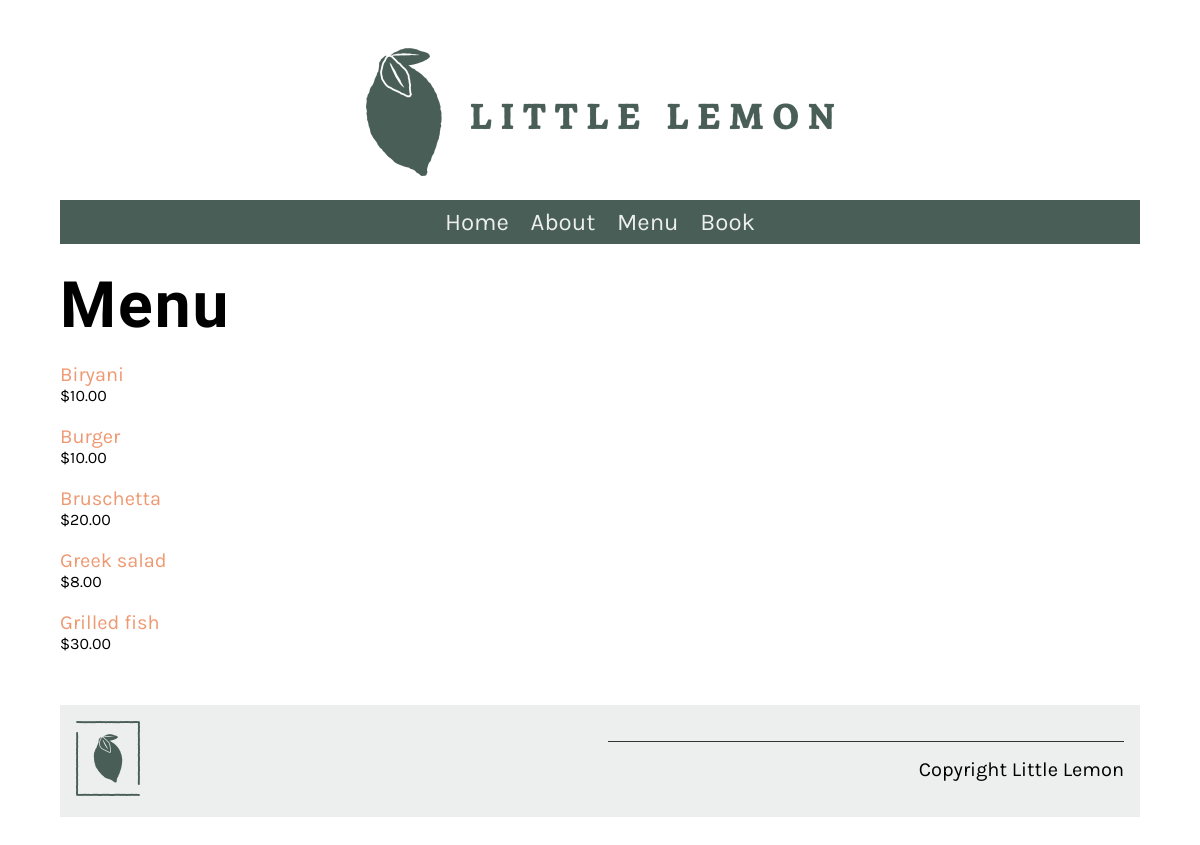
The app's page /menu/ with its own data.
### restaurant/models.py (models this page shows, shortened)
class Menu(models.Model):
   name = models.CharField(max_length=200)
   price = models.IntegerField(null=False)
   menu_item_description = models.TextField(max_length=1000, default='')

### restaurant/views.py (the view)
# urls.py: path('menu/', views.menu, name="menu"),
def menu(request):
    menu_data = Menu.objects.all()
    main_data = {"menu": menu_data}
    return render(request, 'menu.html', {"menu": main_data})

### restaurant/templates/menu.html
{% extends 'base.html' %} {% load static %} {% block content %}
<h1>Menu</h1>
<div class="column">
  {% for item in menu.menu %}
  <p>
    <a href="{% url 'menu_item' pk=item.pk %}"> {{ item.name }} </a>
    <span class="menu-price"> ${{ item.price }}.00 </span>
  </p>
  {% endfor %}
</div>
{% endblock %}

### restaurant/templates/base.html (shortened to what this page needs)
{% load static %}
<!DOCTYPE html>
<html lang="en">
  <head>
    <link
      rel="preload"
      as="style"
      href="{% static 'css/style.css' %}"
      onload="this.rel = 'stylesheet'"
    />
  </head>
  <body>
    {% include 'partials/_header.html' %}
    <main>{% block content %} {% endblock %}</main>
    {% include 'partials/_footer.html' %}
  </body>
</html>

### restaurant/templates/partials/_header.html
{% load static %}
<header>
  <img src="{% static 'img/logo.png' %}" />
</header>
<nav>
  <ul>
    <li><a href="{% url 'home' %}">Home</a></li>
    <li><a href="{% url 'about' %}">About</a></li>
    <li><a href="{% url 'menu' %}">Menu</a></li>
    <li><a href="{% url 'book' %}">Book</a></li>
  </ul>
</nav>

### restaurant/templates/partials/_footer.html
{% load static %}
<footer>
  <article>
    <img src="{% static 'img/logo_footer.png' %}" />
  </article>
  <article>
    <p>Copyright Little Lemon</p>
  </article>
</footer>

### restaurant/static/css/style.css (style rules this page uses)
body { font-family: 'Karla', sans-serif; margin-top: 3rem; margin-bottom: 3rem; margin-left: 5%; margin-right: 5%; }
h1, h2, h3, h4, h5, h6 { font-family: 'Markazi Text', serif; letter-spacing: 2px;; }
h1 { font-size: 4rem; margin-top: 1.5rem; margin-bottom: 0; }
p, ul { font-size: 1.25rem;; }
a { color: #EE9972; text-decoration: none; }
header img { display: block; margin-left: auto; margin-right: auto; max-width: 100%; height: auto; }
nav { background-color: #495E57; margin-top: 1rem; margin-bottom: 1rem; margin-bottom: 0px; }
nav ul { list-style: none; font-size: 1.5rem; text-align: center; padding-inline-start: 0rem; margin-bottom: 0px; }
nav ul li { display: inline-block; margin: 0.5rem; }
nav ul a { color: #EDEFEE; text-decoration: none; }
article { flex:1; }
article img { max-width: 100%; }
footer { background-color: #EDEFEE; padding: 1rem; display: flex; gap: 2rem 1rem; }
footer img { max-width: 50%; }
footer p { border-top: #333333; border-style: solid; border-width: 0.1rem; border-bottom: none; border-left: none; border-right: none; text-align: right; padding-top: 1rem;; }
.column { flex-basis: 50%; margin-bottom: 1rem; padding-bottom: 1rem; }
.menu-price { display: block; font-size: 1rem; }

### records on screen
Menu: name "Biryani", price "10"
Menu: name "Burger", price "10"
Menu: name "Bruschetta", price "20"
Menu: name "Greek salad", price "8"
Menu: name "Grilled fish", price "30"
